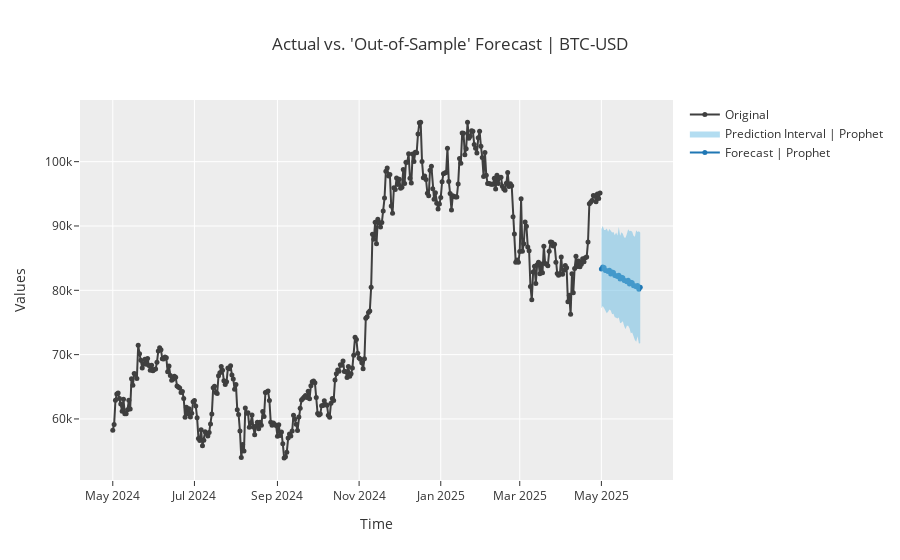

Notebook cell for this chart:
### Code cell
plot_model(final_prophet, plot='forecast', return_fig=True)
